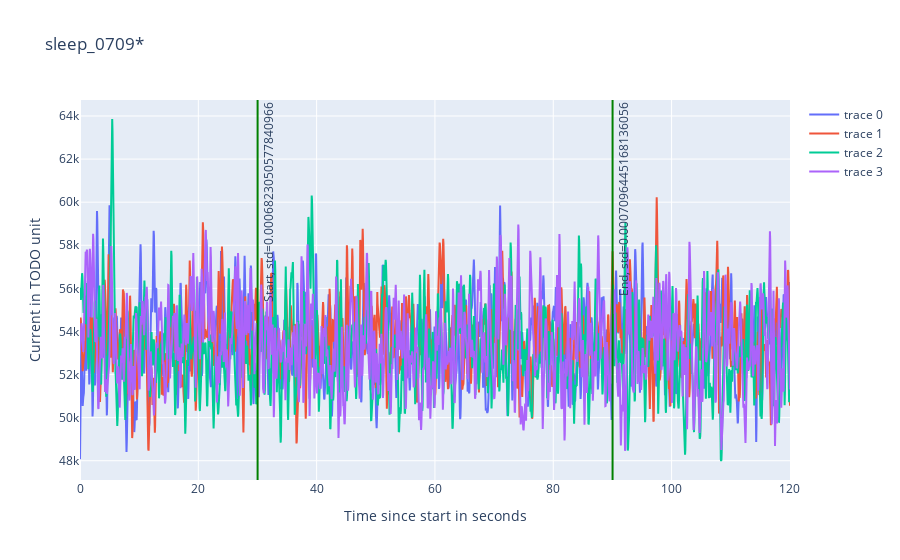

Notebook code for this chart:
### Code cell
# Lets see how they overlap

experiments = ['sleep', 'roberta_stop_saved', 'roberta_stop_epoch', 'roberta_partial', 'roberta_full', 'imports_only']

def plot_multiple_experiments(name: str):
    folder_paths = get_subdirectories_with_measurements('.', f'measurements_{name}')
    all_experiments = pd.DataFrame()
    all_events = pd.DataFrame(columns=['timestamp', 'label', 'time', 'id'], data=[])

    fig = go.Figure()


    for index, path in enumerate(folder_paths):
        measurements = get_timed_measurements(path)
        measurements['id'] = index # give each experiment a different id, so we can differentiate them later

        fig.add_trace(go.Scatter(x=measurements['time'], y=measurements['current_smoothed']))

        start = measurements['timestamp'].min()
        events = get_timed_events(path, start)
        events['id'] = index

        all_events = pd.concat([all_events, events], ignore_index=True)

        #fig.add_trace(go.Scatter(x=df['time'], y=df['current']))

    fig.update_layout({'title': experiment, 'yaxis_title': 'Current in TODO unit', 'xaxis_title': 'Time since start in seconds'})

    grouped_events = all_events.groupby('label')
    for category, group in grouped_events:
        group = group.reset_index(drop=True)
        std = group['time'].std(skipna=True)
        average_time = pd.to_numeric(group['time']).mean()
        fig.add_vline(x=average_time, line_width=2, line_color="green", annotation=dict(text=f"{category}, std={std}", textangle=-90))

    fig.show()
    
    pass

for experiment in experiments:
    plot_multiple_experiments(experiment)

### Figure 1 — Plotly figure (JSON) as saved in the notebook; plotly's stock layout.template omitted (floating-point values rounded to 4 significant figures; data arrays with more than 128 entries replaced by an {"elided": "..."} marker saying what was removed)
{"data": [{"type": "scatter", "x": {"elided": "2382 float values"}, "y": {"elided": "2382 float values"}}, {"type": "scatter", "x": {"elided": "2382 float values"}, "y": {"elided": "2382 float values"}}, {"type": "scatter", "x": {"elided": "2382 float values"}, "y": {"elided": "2382 float values"}}, {"type": "scatter", "x": {"elided": "2382 float values"}, "y": {"elided": "2382 float values"}}], "layout": {"annotations": [{"showarrow": false, "text": " End, std=0.0007096445168136056", "textangle": -90, "x": 90.03, "xanchor": "left", "xref": "x", "y": 1, "yanchor": "top", "yref": "y domain"}, {"showarrow": false, "text": " Start, std=0.0006823050577840966", "textangle": -90, "x": 30.02, "xanchor": "left", "xref": "x", "y": 1, "yanchor": "top", "yref": "y domain"}], "shapes": [{"line": {"color": "green", "width": 2}, "type": "line", "x0": 90.03, "x1": 90.03, "xref": "x", "y0": 0, "y1": 1, "yref": "y domain"}, {"line": {"color": "green", "width": 2}, "type": "line", "x0": 30.02, "x1": 30.02, "xref": "x", "y0": 0, "y1": 1, "yref": "y domain"}], "title": {"text": "sleep_0709*"}, "xaxis": {"title": {"text": "Time since start in seconds"}}, "yaxis": {"title": {"text": "Current in TODO unit"}}}}
